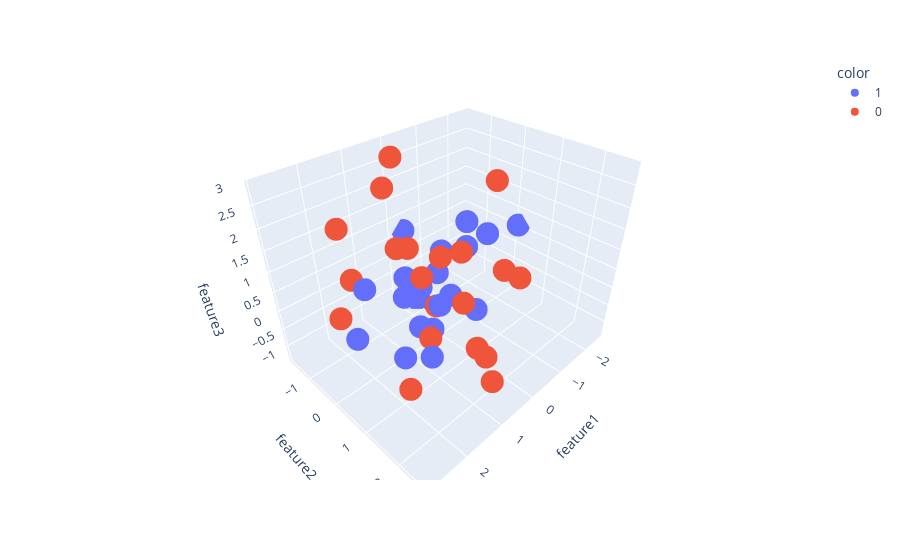

Notebook code cell kept with this figure:
### Code cell
import plotly.express as px

fig=px.scatter_3d(df,x=df['feature1'],y=df['feature2'],z=df['feature3'],color=df['target'].astype('str'))
fig.show()

### Figure 1 — Plotly figure (JSON) as saved in the notebook; plotly's stock layout.template omitted (floating-point values rounded to 4 significant figures)
{"data": [{"hovertemplate": "color=1<br>feature1=%{x}<br>feature2=%{y}<br>feature3=%{z}<extra></extra>", "legendgroup": "1", "marker": {"color": "#636efa", "symbol": "circle"}, "mode": "markers", "name": "1", "scene": "scene", "showlegend": true, "type": "scatter3d", "x": [1.045, 1.267, 0.4206, -0.04544, -1.838, -1.01, -0.3675, -0.02254, 0.3223, -0.3316, -2.506, 0.9486, -0.9926, 0.1901, 0.667, 1.968, -0.4208, 0.2411, 1.772, 1.415], "y": [0.5382, 0.1736, 0.4116, 1.041, -0.9388, 0.4417, -1.137, 0.01342, 0.06034, -1.632, 0.147, 0.7017, -0.1613, 0.5121, 0.02581, -0.5478, -0.552, -0.9525, -0.3475, 0.4577], "z": [0.8121, -1.223, -0.07132, -0.09403, -0.2018, 1.129, -1.322, 0.9359, -1.043, 0.6191, 0.6062, -1.051, 1.192, 0.1315, -0.7776, -0.6794, -0.1211, -0.1363, 0.6701, 0.7289]}, {"hovertemplate": "color=0<br>feature1=%{x}<br>feature2=%{y}<br>feature3=%{z}<extra></extra>", "legendgroup": "0", "marker": {"color": "#EF553B", "symbol": "circle"}, "mode": "markers", "name": "0", "scene": "scene", "showlegend": true, "type": "scatter3d", "x": [2.682, 0.3878, 1.081, 0.3765, 2.873, 0.583, 1.873, 1.676, 1.173, 0.9061, -0.4438, 0.5148, 1.451, -0.3336, 0.9734, 0.2542, 0.7611, 0.7679, 1.272, 1.156], "y": [2.065, 0.2632, -0.1198, -1.015, 0.4985, -1.097, -0.631, -1.256, 2.172, 2.36, 1.093, 1.116, 2.617, 1.496, 1.623, 2.307, 0.4626, 0.8096, 0.4584, 0.6954], "z": [0.3944, -0.1954, 1.437, 2.871, 1.09, 2.239, 0.8099, 1.654, 0.3714, -0.5698, 2.793, 1.665, 0.6576, 1.013, 0.9963, 1.549, -0.7689, 1.525, 1.794, 1.19]}], "layout": {"legend": {"title": {"text": "color"}, "tracegroupgap": 0}, "margin": {"t": 60}, "scene": {"domain": {"x": [0, 1], "y": [0, 1]}, "xaxis": {"title": {"text": "feature1"}}, "yaxis": {"title": {"text": "feature2"}}, "zaxis": {"title": {"text": "feature3"}}}}}
